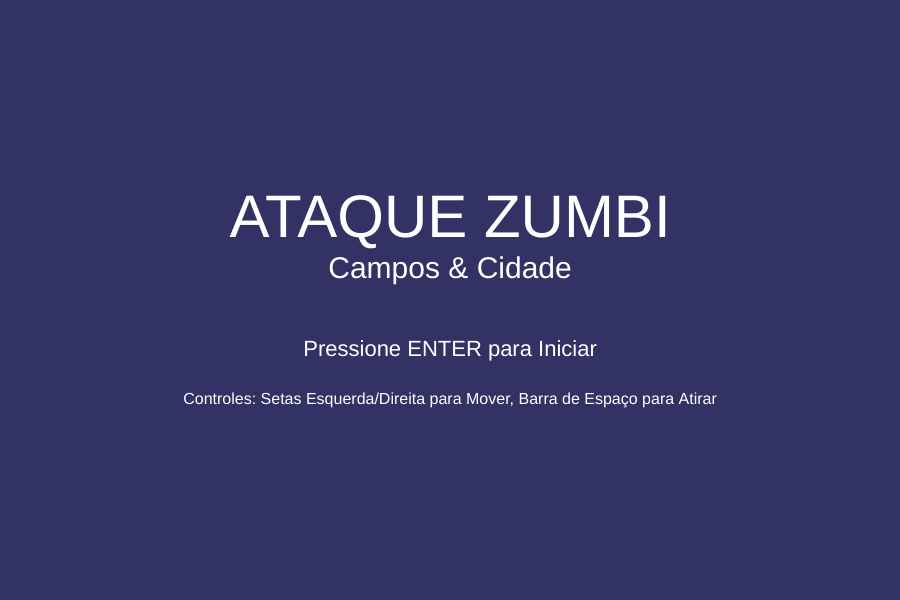
Frame 1 (no input)
Frame 60 (no input): identical to frame 1, image omitted
Frame 120 (the mouse pressed at the canvas centre since frame 60): identical to frame 1, image omitted

The p5.js sketch that drew this single still picture (run headless with seeded random() and noise() and a simulated clock; from frame 60 on, the mouse is pressed at the canvas centre):

// p5.js sketch
// ── sketch.js
// ==========================================================
// Variáveis Globais do Jogo
// ==========================================================
let player;
let zombies = [];
let bullets = [];
let particles = []; // Para explosões ou efeitos visuais

let score = 0;
let currentPhase = 0;
let phaseActive = false; // Controla se a fase está rolando ou em transição
let gameOver = false;
let gameStarted = false; // Tela inicial

// Variáveis de Fundo
let backgroundX = 0;
let backgroundSpeed = 1; // Velocidade de rolagem do cenário
let groundY; // Nível do chão

// Configurações das Fases (você pode adicionar mais aqui!)
const phases = [
  { name: "Campos - Início", type: "field", zombieSpawnRate: 60, maxZombies: 10, zombieSpeedMultiplier: 1, bossPhase: false, duration: 600 }, // Duração em frames (10 segundos)
  { name: "Campos - Aumento", type: "field", zombieSpawnRate: 45, maxZombies: 15, zombieSpeedMultiplier: 1.2, bossPhase: false, duration: 900 },
  { name: "Chefe dos Campos", type: "field", zombieSpawnRate: 0, maxZombies: 1, zombieSpeedMultiplier: 0, bossPhase: true, bossName: "Goliath do Campo" },
  { name: "Cidade - Início", type: "city", zombieSpawnRate: 50, maxZombies: 12, zombieSpeedMultiplier: 1.5, bossPhase: false, duration: 900 },
  { name: "Cidade - Perigo", type: "city", zombieSpawnRate: 35, maxZombies: 20, zombieSpeedMultiplier: 1.8, bossPhase: false, duration: 1200 },
  { name: "Chefe da Cidade", type: "city", zombieSpawnRate: 0, maxZombies: 1, zombieSpeedMultiplier: 0, bossPhase: true, bossName: "Megalith Urbano" }
];

let currentBoss = null; // Objeto do chefão atual
let phaseTimer = 0; // Contador para a duração da fase

// ==========================================================
// Setup
// ==========================================================
function setup() {
  createCanvas(900, 600); // Um pouco mais largo para ver mais cenário
  groundY = height - 80; // Posição do chão
  player = new Player();
  textAlign(CENTER, CENTER);
  rectMode(CORNER); // Para facilitar o desenho de retângulos
}

// ==========================================================
// Draw Loop
// ==========================================================
function draw() {
  if (!gameStarted) {
    drawStartScreen();
    return;
  }

  if (gameOver) {
    drawGameOverScreen();
    return;
  }

  // Atualiza e desenha o fundo
  backgroundX -= backgroundSpeed;
  // Fundo infinito
  if (backgroundX < -width) {
    backgroundX = 0;
  }

  drawBackground(phases[currentPhase].type); // Desenha o fundo com base no tipo de fase

  // Lógica da Fase
  if (phaseActive) {
    phaseTimer--;
    if (phaseTimer <= 0 && !phases[currentPhase].bossPhase) {
        endPhase(); // Termina a fase se o tempo acabar e não for fase de chefão
    }

    // --- Lógica do Jogo Principal ---
    player.update();
    player.show();

    // Spawn de Zumbis (se não for fase de chefão)
    if (!phases[currentPhase].bossPhase) {
      if (frameCount % phases[currentPhase].zombieSpawnRate === 0 && zombies.length < phases[currentPhase].maxZombies) {
        zombies.push(new Zombie(phases[currentPhase].zombieSpeedMultiplier));
      }
    } else {
      // Lógica para o Chefão
      if (currentBoss === null) {
        currentBoss = new Boss(phases[currentPhase].bossName);
      }
      currentBoss.update();
      currentBoss.show();
      if (currentBoss.isDead()) {
        score += 1000; // Bônus por matar o chefão
        currentBoss = null; // Chefão derrotado
        endPhase(); // Vai para a próxima fase
      }
    }

    // Atualiza e desenha zumbis
    for (let i = zombies.length - 1; i >= 0; i--) {
      zombies[i].update();
      zombies[i].show();

      // Colisão Zumbi-Jogador
      let d = dist(player.x, player.y, zombies[i].x, zombies[i].y);
      if (d < (player.size / 2 + zombies[i].size / 2)) {
        player.takeDamage(zombies[i].damage);
        zombies.splice(i, 1); // Zumbi desaparece ao colidir (pode ser ajustado)
        if (player.health <= 0) {
          gameOver = true;
        }
        continue; // Pula para o próximo zumbi
      }

      // Remove zumbis que saíram da tela
      if (zombies[i].x < -50) {
        zombies.splice(i, 1);
        score -= 5; // Penalidade por zumbi que escapa
      }
    }

    // Atualiza e desenha balas
    for (let i = bullets.length - 1; i >= 0; i--) {
      bullets[i].update();
      bullets[i].show();

      // Colisão Bala-Zumbi
      let hitZombie = false;
      for (let j = zombies.length - 1; j >= 0; j--) {
        if (bullets[i].hits(zombies[j])) {
          if (zombies[j].takeDamage(bullets[i].damage)) {
            score += 10; // Zumbi derrotado
            zombies.splice(j, 1);
            // TODO: Adicionar efeito de partícula ou som de morte de zumbi
          }
          hitZombie = true;
          break; // Bala atingiu um zumbi, pode parar de verificar
        }
      }
      // Colisão Bala-Chefão
      if (currentBoss && bullets[i].hits(currentBoss)) {
        if (currentBoss.takeDamage(bullets[i].damage)) {
          // Chefão morreu, tratado acima
        }
        hitZombie = true;
      }

      if (hitZombie || bullets[i].offscreen()) {
        bullets.splice(i, 1); // Remove a bala se atingiu algo ou saiu da tela
      }
    }

    // Atualiza e desenha partículas (ex: fumaça do tiro, explosões)
    for (let i = particles.length - 1; i >= 0; i--) {
      particles[i].update();
      particles[i].show();
      if (particles[i].isFinished()) {
        particles.splice(i, 1);
      }
    }

  } else {
    // Lógica de transição de fase
    drawPhaseTransition();
  }

  drawHUD(); // Desenha a interface do usuário
}

// ==========================================================
// Funções de Controle de Jogo
// ==========================================================
function startGame() {
  gameStarted = true;
  gameOver = false;
  score = 0;
  currentPhase = 0;
  player = new Player(); // Reseta o jogador
  zombies = [];
  bullets = [];
  particles = [];
  startPhase(currentPhase);
}

function startPhase(phaseIndex) {
  if (phaseIndex >= phases.length) {
    // TODO: Adicionar tela de "Jogo Concluído!"
    console.log("Parabéns! Você completou todas as fases!");
    gameOver = true; // Por enquanto, finaliza o jogo
    return;
  }

  currentPhase = phaseIndex;
  zombies = []; // Limpa zumbis da fase anterior
  bullets = []; // Limpa balas
  currentBoss = null; // Garante que não há chefão antigo

  // Resetar ou reabastecer jogador na nova fase (opcional)
  player.health = 100;
  player.ammo = 100; // Ou o que for padrão
  player.x = 100; // Reposiciona o jogador

  phaseTimer = phases[currentPhase].duration; // Define a duração da fase

  // Iniciar temporizador ou contagem regressiva para a fase
  // Por simplicidade, inicia a fase imediatamente após um pequeno atraso visual
  setTimeout(() => {
    phaseActive = true;
    console.log("Iniciando Fase: " + phases[currentPhase].name);
  }, 1000); // 1 segundo de transição
}

function endPhase() {
  phaseActive = false;
  // TODO: Adicionar bônus de fase, tela de resumo, etc.
  console.log("Fase Concluída: " + phases[currentPhase].name);
  score += 500; // Bônus por completar a fase
  startPhase(currentPhase + 1); // Passa para a próxima fase
}

// ==========================================================
// Funções de Desenho de Cenas
// ==========================================================
function drawStartScreen() {
  background(50, 50, 100);
  fill(255);
  textSize(60);
  text("ATAQUE ZUMBI", width / 2, height / 2 - 80);
  textSize(30);
  text("Campos & Cidade", width / 2, height / 2 - 30);
  textSize(22);
  text("Pressione ENTER para Iniciar", width / 2, height / 2 + 50);
  textSize(16);
  text("Controles: Setas Esquerda/Direita para Mover, Barra de Espaço para Atirar", width / 2, height / 2 + 100);
}

function drawGameOverScreen() {
  background(0, 0, 0, 180);
  fill(255, 0, 0);
  textSize(70);
  text("GAME OVER", width / 2, height / 2 - 50);
  fill(255);
  textSize(40);
  text("Pontuação Final: " + score, width / 2, height / 2 + 20);
  textSize(25);
  text("Pressione ENTER para Jogar Novamente", width / 2, height / 2 + 80);
}

function drawPhaseTransition() {
  background(0, 0, 0, 200); // Fundo escuro semitransparente
  fill(255);
  textSize(50);
  text("Fase " + (currentPhase + 1) + ": " + phases[currentPhase].name, width / 2, height / 2 - 30);
  textSize(30);
  text("Prepare-se...", width / 2, height / 2 + 30);
}

function drawHUD() {
  fill(255);
  textSize(20);
  textAlign(LEFT, TOP);
  text("Pontuação: " + score, 10, 10);
  text("Vida: " + player.health, 10, 40);
  text("Munição: " + player.ammo, 10, 70);
  text("Fase: " + (currentPhase + 1) + " - " + phases[currentPhase].name, width - 200, 10);

  // Barra de Vida do Jogador
  noStroke();
  fill(200, 0, 0);
  rect(10, 100, 100, 15);
  fill(0, 200, 0);
  rect(10, 100, player.health, 15);
  stroke(0);
  noFill();
  rect(10, 100, 100, 15); // Borda

  // Barra de Vida do Chefão (se houver)
  if (currentBoss) {
    fill(255);
    textSize(24);
    textAlign(CENTER, TOP);
    text(currentBoss.name, width / 2, 10);
    noStroke();
    fill(200, 0, 0);
    rect(width / 2 - 150, 40, 300, 20);
    fill(0, 0, 200);
    rect(width / 2 - 150, 40, map(currentBoss.health, 0, currentBoss.maxHealth, 0, 300), 20);
    stroke(0);
    noFill();
    rect(width / 2 - 150, 40, 300, 20); // Borda
  }

  // Timer da fase (se não for fase de chefão)
  if (!phases[currentPhase].bossPhase && phaseActive) {
    let timeLeft = ceil(phaseTimer / 60); // Converte frames para segundos
    fill(255);
    textSize(20);
    textAlign(RIGHT, TOP);
    text("Tempo: " + timeLeft, width - 10, 40);
  }
}

// ==========================================================
// Desenho de Fundo (Campos e Cidade)
// ==========================================================
function drawBackground(type) {
  // Céu
  background(135, 206, 235); // Azul claro

  if (type === "field") {
    // Fundo de Campos
    fill(100, 180, 50); // Verde campo
    rect(backgroundX, 0, width * 2, height);

    // Árvores e Elementos de Campo
    drawTree(backgroundX + 150, groundY);
    drawTree(backgroundX + 500, groundY - 20);
    drawBush(backgroundX + 300, groundY);
    drawBush(backgroundX + 700, groundY - 10);

  } else if (type === "city") {
    // Fundo de Cidade
    fill(80, 80, 80); // Cinza da cidade
    rect(backgroundX, 0, width * 2, height); // Base para os edifícios

    // Edifícios (detalhes variam)
    drawBuilding(backgroundX + 100, groundY, 150);
    drawBuilding(backgroundX + 300, groundY, 200);
    drawBuilding(backgroundX + 550, groundY, 120);
    drawBuilding(backgroundX + 750, groundY, 180);

    // Ruas (se for uma vista mais de cima, ou carros na rua)
    fill(50, 50, 50);
    rect(backgroundX, groundY, width * 2, height - groundY);
  }

  // Chão (visível em ambos)
  fill(100, 100, 100); // Asfalto ou terra
  rect(0, groundY, width, height - groundY);
}

// Funções Auxiliares de Desenho de Elementos
function drawTree(x, y) {
  push();
  translate(x, y);
  fill(100, 50, 0); // Tronco
  rect(-10, -80, 20, 80);
  fill(0, 120, 0); // Folhas
  ellipse(0, -100, 80, 80);
  pop();
}

function drawBush(x, y) {
  push();
  translate(x, y);
  fill(0, 80, 0); // Arbusto
  ellipse(0, -20, 70, 40);
  pop();
}

function drawBuilding(x, y, h) {
  push();
  translate(x, y);
  fill(90, 90, 90);
  rect(0, -h, 80, h); // Prédio base

  // Janelas
  fill(255, 255, 100);
  for (let i = 10; i < h - 20; i += 30) {
    rect(10, -h + i, 20, 20);
    rect(50, -h + i, 20, 20);
  }
  pop();
}


// ==========================================================
// Input do Usuário
// ==========================================================
function keyPressed() {
  if (!gameStarted && keyCode === ENTER) {
    startGame();
  } else if (gameOver && keyCode === ENTER) {
    startGame();
  }

  if (phaseActive && !gameOver) {
    if (keyCode === 32) { // Barra de Espaço para Atirar
      player.shoot();
    }
  }
}

// ==========================================================
// Classes do Jogo
// ==========================================================

// Classe do Jogador
class Player {
  constructor() {
    this.x = 100;
    this.y = groundY - 25;
    this.size = 50;
    this.speed = 5;
    this.health = 100;
    this.maxHealth = 100;
    this.ammo = 100;
    this.fireRate = 15; // Intervalo entre tiros em frames
    this.lastShot = 0;
  }

  update() {
    if (keyIsDown(LEFT_ARROW)) {
      this.x -= this.speed;
    }
    if (keyIsDown(RIGHT_ARROW)) {
      this.x += this.speed;
    }
    this.x = constrain(this.x, 0, width - this.size);
  }

  show() {
    fill(0, 0, 255); // Azul
    rect(this.x, this.y, this.size, this.size);
    // Desenho de uma arma simples
    fill(100, 100, 100);
    rect(this.x + this.size / 2, this.y + this.size / 4, 20, 10);
  }

  takeDamage(amount) {
    this.health -= amount;
    this.health = max(0, this.health);
    // TODO: Adicionar som de dano ou efeito visual
  }

  shoot() {
    if (this.ammo > 0 && frameCount - this.lastShot > this.fireRate) {
      bullets.push(new Bullet(this.x + this.size, this.y + this.size / 2));
      this.ammo--;
      this.lastShot = frameCount;
      // TODO: Adicionar som de tiro
      particles.push(new Particle(this.x + this.size + 10, this.y + this.size / 2, color(255, 150, 0), 5, 15)); // Efeito de fogo da arma
    }
  }
}

// Classe da Bala
class Bullet {
  constructor(x, y) {
    this.x = x;
    this.y = y;
    this.r = 5; // Raio
    this.speed = 10;
    this.damage = 20;
  }

  update() {
    this.x += this.speed;
  }

  show() {
    fill(255, 200, 0); // Amarelo/Laranja
    ellipse(this.x, this.y, this.r * 2);
  }

  hits(target) {
    let d = dist(this.x, this.y, target.x, target.y);
    // Verificar se o target tem 'size' ou 'r' (para zumbis/chefes vs balas)
    let targetRadius = target.size ? target.size / 2 : target.r;
    return d < (this.r + targetRadius);
  }

  offscreen() {
    return this.x > width + this.r;
  }
}

// Classe do Zumbi
class Zombie {
  constructor(speedMultiplier = 1) {
    this.x = width;
    this.y = groundY - 25;
    this.size = 50;
    this.speed = random(1, 3) * speedMultiplier;
    this.health = 50;
    this.maxHealth = 50;
    this.damage = 10; // Dano ao jogador
    this.type = "normal"; // Pode ter tipos diferentes (rápido, tanque)
  }

  update() {
    this.x -= this.speed;
  }

  show() {
    fill(0, 150, 0); // Verde Zumbi
    rect(this.x, this.y, this.size, this.size);
    // Olhos vermelhos
    fill(255, 0, 0);
    ellipse(this.x + this.size * 0.3, this.y + this.size * 0.3, 5);
    ellipse(this.x + this.size * 0.7, this.y + this.size * 0.3, 5);
  }

  takeDamage(amount) {
    this.health -= amount;
    this.health = max(0, this.health);
    if (this.health <= 0) {
      // TODO: Adicionar efeito de morte, som de morte
      particles.push(new Particle(this.x + this.size/2, this.y + this.size/2, color(255, 0, 0), 10, 30)); // Partículas de sangue
      return true; // Zumbi morreu
    }
    return false; // Zumbi ainda vivo
  }
}

// Classe do Chefão (Exemplo)
class Boss {
  constructor(name) {
    this.name = name;
    this.x = width - 100;
    this.y = groundY - 75; // Maior que zumbi normal
    this.size = 150;
    this.speed = 0.5; // Lento, mas perigoso
    this.health = 500;
    this.maxHealth = 500;
    this.damage = 30;
    this.attackCooldown = 90; // Ataca a cada 1.5 segundos
    this.lastAttack = 0;
    this.minX = width - 200; // Limite de movimento do chefão
    this.maxX = width - 50;
  }

  update() {
    // Movimento simples do chefão
    this.x += this.speed;
    if (this.x < this.minX || this.x > this.maxX) {
      this.speed *= -1; // Inverte direção
    }

    // Ataque do chefão (pode ser um projétil, um ataque corpo a corpo, etc.)
    if (frameCount - this.lastAttack > this.attackCooldown) {
      // TODO: Implementar ataque do chefão (ex: spawnar zumbis menores, atirar projétil)
      if (dist(this.x, this.y, player.x, player.y) < 200) { // Ataca se o jogador estiver perto
        player.takeDamage(this.damage); // Dano direto por proximidade, ou um projétil
        // bullets.push(new BossBullet(this.x - this.size / 2, this.y + this.size / 2)); // Exemplo de projétil
        // console.log("Chefão atacou!");
      }
      this.lastAttack = frameCount;
    }
  }

  show() {
    fill(150, 0, 0); // Vermelho escuro
    rect(this.x, this.y, this.size, this.size * 1.5); // Chefão alto
    // Olhos e boca assustadores
    fill(255, 255, 0);
    ellipse(this.x + this.size * 0.3, this.y + this.size * 0.3, 15);
    ellipse(this.x + this.size * 0.7, this.y + this.size * 0.3, 15);
    fill(50, 0, 0);
    rect(this.x + this.size * 0.2, this.y + this.size * 0.6, this.size * 0.6, 10);
  }

  takeDamage(amount) {
    this.health -= amount;
    this.health = max(0, this.health);
    // TODO: Adicionar som de dano no chefão
    // console.log("Chefão health: " + this.health);
    return this.health <= 0;
  }

  isDead() {
    return this.health <= 0;
  }
}

// Classe de Partículas (Para efeitos visuais como fumaça, sangue, etc.)
class Particle {
  constructor(x, y, col, r, life) {
    this.x = x;
    this.y = y;
    this.color = col;
    this.r = r;
    this.life = life; // Tempo de vida da partícula
    this.vx = random(-2, 2);
    this.vy = random(-2, 2);
    this.alpha = 255;
  }

  update() {
    this.x += this.vx;
    this.y += this.vy;
    this.life--;
    this.alpha = map(this.life, 0, 30, 0, 255); // Fade out
  }

  show() {
    noStroke();
    fill(red(this.color), green(this.color), blue(this.color), this.alpha);
    ellipse(this.x, this.y, this.r * 2);
  }

  isFinished() {
    return this.life < 0;
  }
}
